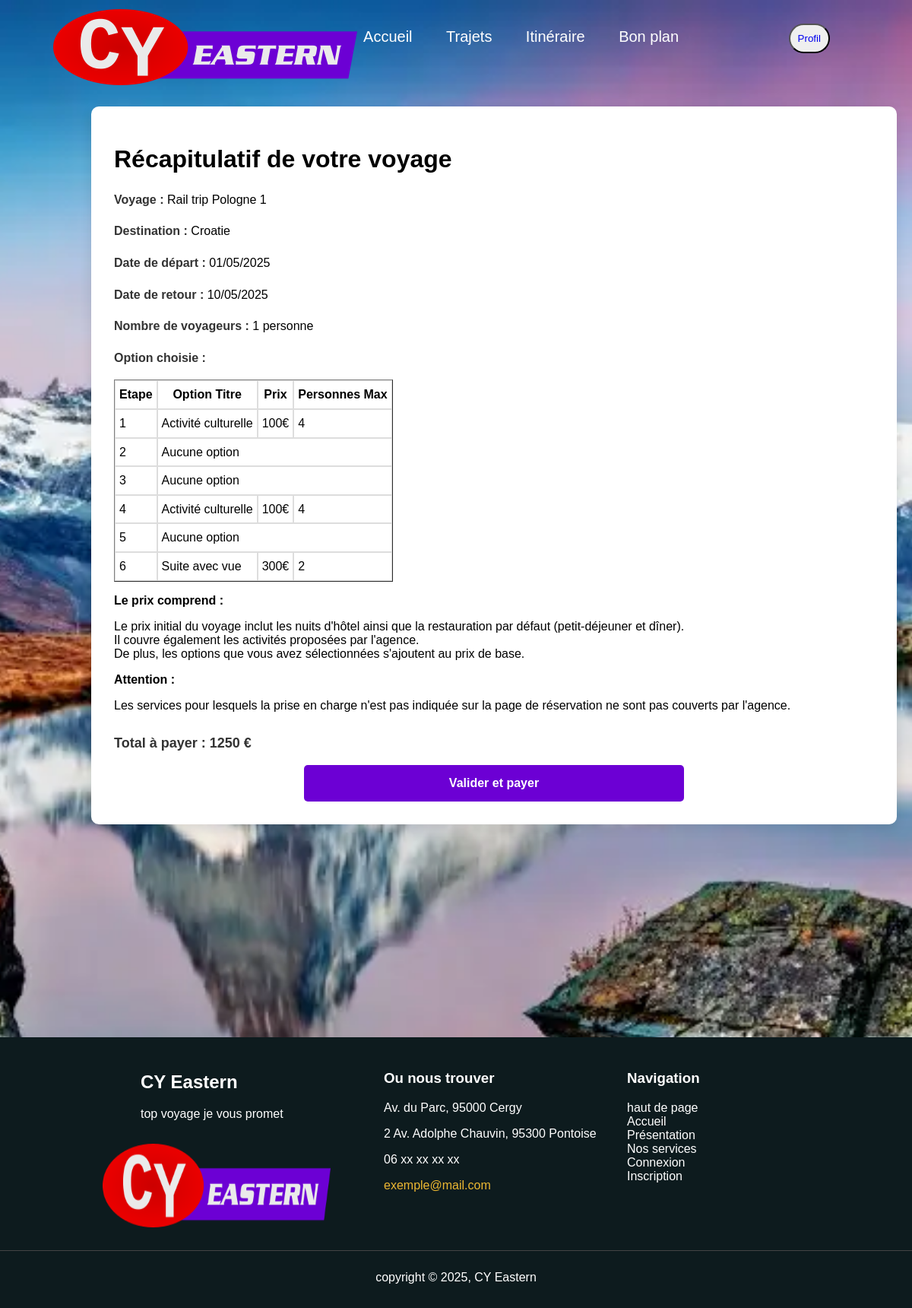
The page /recapitulatif.php?commande=7 (signed in) on the database its author committed.
### tables this page shows
CREATE TABLE `commandes` (
  `id` int(11) NOT NULL,
  `idCompte` int(11) NOT NULL,
  `idVoyage` int(11) NOT NULL,
  `nVoyageurs` int(11) NOT NULL,
  `debut` date NOT NULL,
  `total` int(11) NOT NULL,
  `paye` tinyint(1) NOT NULL,
  `creation` timestamp NOT NULL DEFAULT current_timestamp()
);

CREATE TABLE `voyage` (
  `id` int(11) NOT NULL,
  `titre` varchar(39) NOT NULL,
  `duree` tinyint(4) NOT NULL,
  `etapes` tinyint(4) NOT NULL,
  `transport` varchar(24) NOT NULL,
  `maxi` tinyint(4) NOT NULL,
  `prix` smallint(6) NOT NULL,
  `statut` tinyint(1) NOT NULL
);

CREATE TABLE `commandesOpt` (
  `idCommande` int(11) NOT NULL,
  `idEtape` int(11) NOT NULL,
  `idOption` int(11) NOT NULL
);

CREATE TABLE `options` (
  `id` int(11) NOT NULL,
  `titre` varchar(100) NOT NULL,
  `prix` int(11) NOT NULL,
  `personnesMax` int(11) NOT NULL
);

### api/linkDB.php (called while the page is built, shortened)
<?php
$linkDB = mysqli_connect("mariadb","valerie","meilleursite2025","clickjourney");
$voyageQuery = "SELECT * FROM voyage";
$voyageResult = mysqli_query($linkDB, $voyageQuery);
$voyage = array();
while ($row = mysqli_fetch_assoc($voyageResult)) {
    $voyage[$row['id']] = $row;
}
$optionQuery = "SELECT * FROM options";
$optionResult = mysqli_query($linkDB, $optionQuery);
$option = array();
while ($row = mysqli_fetch_assoc($optionResult)) {
    $option[$row['id']] = $row;
}
$commandes = array();
$commandesOpt = array();
if(isset($_SESSION['id'])) {
    $commandesQuery = "SELECT * FROM commandes WHERE idCompte='{$_SESSION['id']}'";
    $commandesResult = mysqli_query($linkDB, $commandesQuery);
    while ($row = mysqli_fetch_assoc($commandesResult)) {
        $commandes[$row['id']] = $row;
    }
    $commandesOptQuery = "SELECT co.* FROM commandesOpt co JOIN commandes c ON co.idCommande = c.id WHERE c.idCompte='{$_SESSION['id']}'";
    $commandesOptResult = mysqli_query($linkDB, $commandesOptQuery);
    while ($row = mysqli_fetch_assoc($commandesOptResult)) {
        $commandesOpt[$row['idCommande']][$row['idEtape']] = $row;
    }
}

### recapitulatif.php (the view, shortened to what this page needs)
<?php include('api/linkDB.php'); ?>
<!DOCTYPE html>
<html lang="fr">
<head>
  <link rel="stylesheet" href="style.css">
</head>
<body>
  <!DOCTYPE html>
  <html lang="fr">
  <head>
    <link rel="stylesheet" type="text/css" href="style.css">
  </head>
  <body>
    <div>
      <nav>
        <div class="divmenu">
          <div class="logo1">
            <a href="index.html"><img src="media/logo.webp" width="400" height="100" alt="Logo"></a>
          </div>
          <ul>
            <li class="limenu"><a href="index.html">Accueil</a></li>
            <li class="limenu"><a href="presentation.php">Trajets</a></li>
            <li class="limenu"><a href="recherche.html">Itinéraire</a></li>
            <li class="limenu"><a href="">Bon plan</a></li>
            <button class="bouton_menu"><a href="profil.php">Profil</a></button>
          </ul>
        </div>
      </nav>
    </div>
    <div class="container">
      <h1>Récapitulatif de votre voyage</h1>
      <div class="details">
        <p><strong>Voyage : </strong><?= $voyage[$commandes[$_GET['commande']]['idVoyage']]['titre'] ?></p>
        <p><strong>Destination : </strong>Croatie</p>
        <p><strong>Date de départ : </strong><?php $debut = new DateTime($commandes[$_GET['commande']]['debut']);
        echo date('d/m/Y', $debut->getTimestamp()); ?></p>
        <p><strong>Date de retour : </strong><?php $fin = new DateTime($commandes[$_GET['commande']]['debut']);
        $fin->add(new DateInterval('P' . $voyage[$commandes[$_GET['commande']]['idVoyage']]['duree'] . 'D'));
        echo date('d/m/Y', $fin->getTimestamp()); ?></p>
        <p><strong>Nombre de voyageurs :
          </strong><?= $commandes[$_GET['commande']]['nVoyageurs'] . " personne " . ($commandes[$_GET['commande']]['nVoyageurs'] > 1 ? "s" : "") ?>
        </p>
        <p><strong>Option choisie :</strong>
          <?php
          $commandeId = isset($_GET['commande']) ? $_GET['commande'] : null;
          echo '<table border="1" cellpadding="5" cellspacing="0">';
          echo '<thead><tr>';
          if (!empty($commandesOpt) && isset($commandesOpt[$commandeId])) {
            echo '<th>Etape</th>';
            echo '<th>Option Titre</th>';
            echo '<th>Prix</th>';
            echo '<th>Personnes Max</th>';
          }
          echo '</tr></thead><tbody>';
          if ($commandeId && isset($commandesOpt[$commandeId])) {
            foreach ($commandesOpt[$commandeId] as $item) {
              echo '<tr>';
              echo '<td>' . htmlspecialchars($item['idEtape']) . '</td>';
              $optionId = $item['idOption'];
              if (isset($option[$optionId]) && $optionId != "0") {
                echo '<td>' . htmlspecialchars($option[$optionId]['titre']) . '</td>';
                echo '<td>' . htmlspecialchars($option[$optionId]['prix']) . '€</td>';
                echo '<td>' . htmlspecialchars($option[$optionId]['personnesMax']) . '</td>';
              } else {
                echo '<td colspan="3">Aucune option</td>';
              }
              echo '</tr>';
            }
          } else {
            echo '<tr><td colspan="6">Aucune commande trouvée</td></tr>';
          }
          echo '</tbody></table>';
          ?>
        </p>
      </div>
      <p><strong>Le prix comprend : </strong></p>
      <p>Le prix initial du voyage inclut les nuits d'hôtel ainsi que la restauration par défaut (petit-déjeuner et
        dîner).</br>
        Il couvre également les activités proposées par l'agence.</br>
        De plus, les options que vous avez sélectionnées s'ajoutent au prix de base.</p>
      <p><strong>Attention : </strong></p>
      <p>Les services pour lesquels la prise en charge n'est pas indiquée sur la page de réservation ne sont pas
        couverts par l'agence.</p>
      <p class="total">Total à payer : <?= $commandes[$_GET['commande']]['total'] ?> €</p>
      <form action='https://www.plateforme-smc.fr/cybank/index.php' method='POST'>
        <input class="btn-payer" type='submit' value="Valider et payer">
      </form>
    </div>
    <footer>
      <div class="contenu">
        <div class="logo">
          <h2>CY Eastern</h2>
          <p>top voyage je vous promet</p>
          <img src="media/logo.webp" alt="Logo" width="300" height="110" style="display: flex; margin-left: -50px;">
        </div>
        <div class="colonne">
          <h3>Ou nous trouver</h3>
          <p>Av. du Parc, 95000 Cergy</p>
          <p>2 Av. Adolphe Chauvin, 95300 Pontoise</p>
          <p>06 xx xx xx xx</p>
          <p><a href="mailto:exemple@mail.com" style="color: rgb(237, 184, 50);">exemple@mail.com</a></p>
        </div>
        <div class="colonne">
          <h3>Navigation</h3>
          <ul class="ul-footer">
            <li><a href="#haut">haut de page</a></li>
            <li><a href="index.html">Accueil</a></li>
            <li><a href="presentation.php">Présentation</a></li>
            <li><a href="#">Nos services</a></li>
            <li><a href="connexion.php">Connexion</a></li>
            <li><a href="inscription.php">Inscription</a></li>
          </ul>
        </div>
      </div>
      <div class="footer-bottom">
        <p>copyright © 2025, CY Eastern</p>
      </div>
    </footer>
  </body>
  </html>

### style.css (style rules this page uses)
* { text-decoration: none; }
body { font-family: Arial, sans-serif; font-optical-sizing: auto; background-image: url(media/paysage.jpg); background-size: cover; background-repeat: no-repeat; background-position: center; height: 100vh; margin: 0; image-rendering: crisp-edges; background-attachment: fixed; }
img[alt="Logo"] { margin-left: 10px; margin-top: 30px; }
.divmenu { display: flex; align-items: center; justify-content: space-between; height: 100px; padding: 0 50px; }
li.limenu { display: inline-block; margin-left: -100px; }
.limenu a { color: white; font-size: 20px; margin-right: 140px; }
.bouton_menu { color: black; border-radius: 20px; padding: 10px; }
.logo1 { padding: 10px; font-weight: bold; font-size: 30px; justify-content: flex-end; }
footer { background-color: #0d1b1e; color: white; padding: 15px 0; margin-top: 280px; }
.contenu { display: flex; max-width: 850px; margin: auto; }
.colonne, .logo { min-width: 300px; margin: 10px; }
ul.ul-footer { list-style: none; padding: 0; }
ul.ul-footer li a { color: white; text-decoration: none; transition: color 0.4s; }
.footer-bottom { text-align: center; margin-top: 20px; border-top: 1px solid #444; padding-top: 10px; }
.tableau-commandes table,th,td { border: 1px solid #ddd; }
.container { margin-top: 40px; max-width: 1000px; margin-left: 10%; background: white; padding: 30px; border-radius: 10px; box-shadow: 0 5px 15px rgba(0, 0, 0, 0.1); }
.details { margin-top: 20px; line-height: 1.6; }
.details strong { color: #333; }
.total { margin-top: 30px; font-size: 18px; font-weight: bold; color: #333; }
.btn-payer { display: block; width: 50%; margin-top: 30px; margin: auto; background-color: #6c00d4; color: white; border: none; padding: 15px; border-radius: 5px; font-size: 16px; font-weight: bold; cursor: pointer; transition: background-color 0.3s; text-align: center; text-decoration: none; }

### rows shown on the page
commandes: idVoyage.titre "Rail trip Pologne 1", debut "01/05/2025", debut "10/05/2025", nVoyageurs "1", total "1250"
commandesopt: idEtape "1", idOption.titre "Activité culturelle", idOption.prix "100", idOption.personnesMax "4"
commandesopt: idEtape "2", shows "Aucune option"
commandesopt: idEtape "3", shows "Aucune option"
commandesopt: idEtape "4", idOption.titre "Activité culturelle", idOption.prix "100", idOption.personnesMax "4"
commandesopt: idEtape "5", shows "Aucune option"
commandesopt: idEtape "6", idOption.titre "Suite avec vue", idOption.prix "300", idOption.personnesMax "2"
